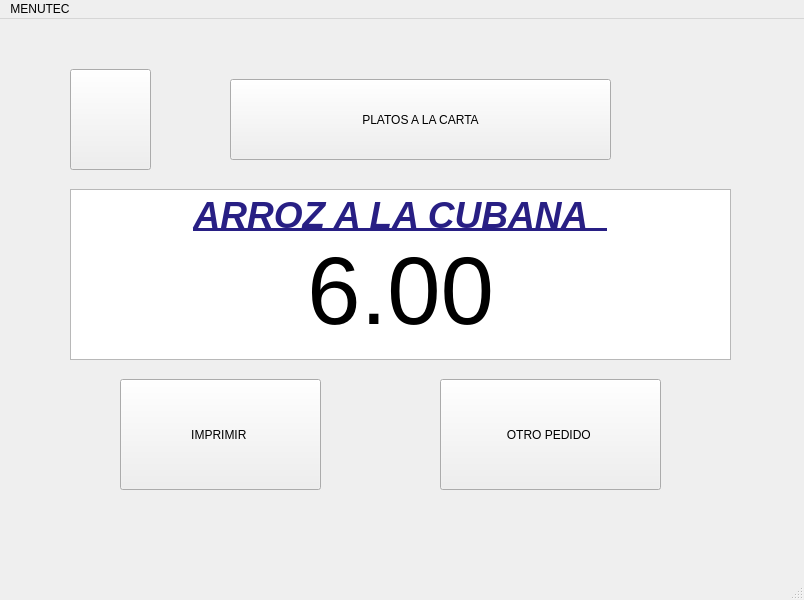
<?xml version="1.0" encoding="UTF-8"?>
<ui version="4.0">
 <class>pc6Window</class>
 <widget class="QMainWindow" name="pc6Window">
  <property name="geometry">
   <rect>
    <x>0</x>
    <y>0</y>
    <width>804</width>
    <height>600</height>
   </rect>
  </property>
  <property name="windowTitle">
   <string>MainWindow</string>
  </property>
  <widget class="QWidget" name="centralwidget">
   <widget class="QPushButton" name="btnIzquierda46">
    <property name="geometry">
     <rect>
      <x>70</x>
      <y>50</y>
      <width>81</width>
      <height>101</height>
     </rect>
    </property>
    <property name="text">
     <string/>
    </property>
    <property name="icon">
     <iconset>
      <normaloff>flecha-hacia-la-izquierda-antes-de-icono-4330-128.png</normaloff>flecha-hacia-la-izquierda-antes-de-icono-4330-128.png</iconset>
    </property>
    <property name="iconSize">
     <size>
      <width>100</width>
      <height>100</height>
     </size>
    </property>
   </widget>
   <widget class="QPushButton" name="btnImprimir46">
    <property name="geometry">
     <rect>
      <x>120</x>
      <y>360</y>
      <width>201</width>
      <height>111</height>
     </rect>
    </property>
    <property name="text">
     <string>IMPRIMIR </string>
    </property>
   </widget>
   <widget class="QPushButton" name="btnPedido46">
    <property name="geometry">
     <rect>
      <x>440</x>
      <y>360</y>
      <width>221</width>
      <height>111</height>
     </rect>
    </property>
    <property name="text">
     <string>OTRO PEDIDO </string>
    </property>
   </widget>
   <widget class="QTextEdit" name="textEdit_2">
    <property name="geometry">
     <rect>
      <x>70</x>
      <y>170</y>
      <width>661</width>
      <height>171</height>
     </rect>
    </property>
    <property name="html">
     <string>&lt;!DOCTYPE HTML PUBLIC &quot;-//W3C//DTD HTML 4.0//EN&quot; &quot;http://www.w3.org/TR/REC-html40/strict.dtd&quot;&gt;
&lt;html&gt;&lt;head&gt;&lt;meta name=&quot;qrichtext&quot; content=&quot;1&quot; /&gt;&lt;style type=&quot;text/css&quot;&gt;
p, li { white-space: pre-wrap; }
&lt;/style&gt;&lt;/head&gt;&lt;body style=&quot; font-family:'Ubuntu'; font-size:11pt; font-weight:400; font-style:normal;&quot;&gt;
&lt;p align=&quot;center&quot; style=&quot; margin-top:0px; margin-bottom:0px; margin-left:0px; margin-right:0px; -qt-block-indent:0; text-indent:0px;&quot;&gt;&lt;span style=&quot; font-size:28pt; font-weight:600; font-style:italic; text-decoration: underline; color:#281f84;&quot;&gt;ARROZ A LA CUBANA  &lt;/span&gt;&lt;/p&gt;
&lt;p align=&quot;center&quot; style=&quot; margin-top:0px; margin-bottom:0px; margin-left:0px; margin-right:0px; -qt-block-indent:0; text-indent:0px;&quot;&gt;&lt;span style=&quot; font-size:72pt;&quot;&gt;6.00&lt;/span&gt;&lt;/p&gt;&lt;/body&gt;&lt;/html&gt;</string>
    </property>
   </widget>
   <widget class="QPushButton" name="btnPlatosalacarta6">
    <property name="geometry">
     <rect>
      <x>230</x>
      <y>60</y>
      <width>381</width>
      <height>81</height>
     </rect>
    </property>
    <property name="text">
     <string>PLATOS A LA CARTA</string>
    </property>
    <property name="icon">
     <iconset>
      <normaloff>UTEC.png</normaloff>UTEC.png</iconset>
    </property>
   </widget>
  </widget>
  <widget class="QMenuBar" name="menubar">
   <property name="geometry">
    <rect>
     <x>0</x>
     <y>0</y>
     <width>804</width>
     <height>25</height>
    </rect>
   </property>
   <widget class="QMenu" name="menuMENUTEC">
    <property name="title">
     <string>MENUTEC</string>
    </property>
   </widget>
   <addaction name="menuMENUTEC"/>
  </widget>
  <widget class="QStatusBar" name="statusbar"/>
 </widget>
 <resources/>
 <connections/>
</ui>
